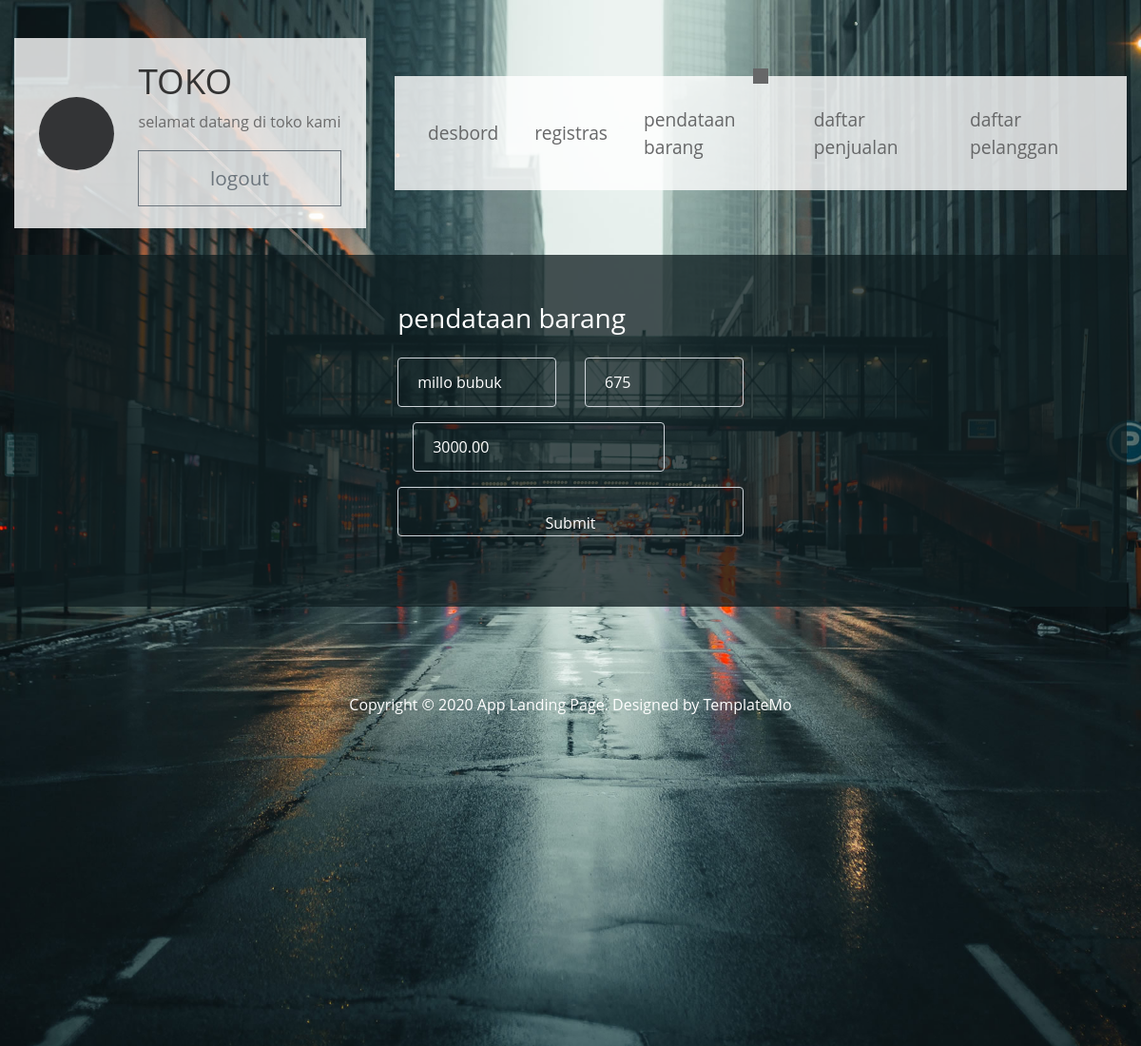
/administrator/pendataan_update_v.php?id_barang=1, run on the app's committed database.
### tables this page shows
CREATE TABLE `tb_barang` (
  `id_barang` int(11) NOT NULL,
  `nama_barang` varchar(255) NOT NULL,
  `stok_barang` int(11) NOT NULL,
  `harga_barang` decimal(10,2) NOT NULL
);

### administrator/pendataan_update_v.php (the view, shortened to what this page needs)
<?php
include('header.php');
include('inavbar.php');
include ('../config.php');
$id = $_GET['id_barang'];
$sql = mysqli_query($koneksi, "SELECT * FROM tb_barang  WHERE id_barang='$id'");
$barang = mysqli_fetch_assoc($sql);
?>
<section class="tm-bg-black-transparent tm-app-feature-box " id="section_4">
<div class="col-lg-9 col-17 mx-auto">
                        <div class="col-lg-6 col-12 mx-auto">
                            <h2 class="text-white mb-4">
                            <form class="custom-form volunteer-form mb-5 mb-lg-0" action="pendataan_update_m.php" method="post" role="form">
                                <h3 class="mb-4">pendataan barang</h3>
                                <div class="row">
                                    <div class="col-lg-6 col-12">
                                        <input type="text" name="nama_barang" value="<?= $barang['nama_barang'] ?>" class="form-control" placeholder="nama barang" required>
                                    </div>
                                    <div class="col-lg-6 col-12">
                                        <input type="text" name="stok" value="<?= $barang['stok_barang'] ?>" class="form-control" placeholder="stok" required>
                                    </div>
                                    <div class="col-lg-9 col-12 m-3">
                                        <input type="text" name="harga" value="<?= $barang['harga_barang'] ?>"  class="form-control" placeholder="Harga" required>
                                    </div>
                                </div>
                                <button type="submit" class="form-control">Submit</button>
                            </form>
                        </div>
                    </div>
            </section>
    <?php
include('footer.php');
?>

### css/templatemo-style.css (style rules this page uses)
html { scroll-behavior: smooth; }
body { font-family: "Open Sans", Arial, Helvetica, sans-serif; font-size: 18px; font-weight: 400; color: #6b6b6b; overflow-x: hidden; }
a, button { transition: all 0.3s ease; }
.tm-bg-black-transparent { background-color: rgba(15, 29, 32, 0.76); color: white; }
.tm-app-feature-box { display: flex; align-items: center; padding: 50px 40px; margin-bottom: 40px; }
.form-control { background-color: transparent; color: white; padding: 25px 20px; }
.form-control::placeholder { color: white; opacity: 1; }

### data on the page
tb_barang: nama_barang "millo bubuk", stok "675", harga "3000.00"
